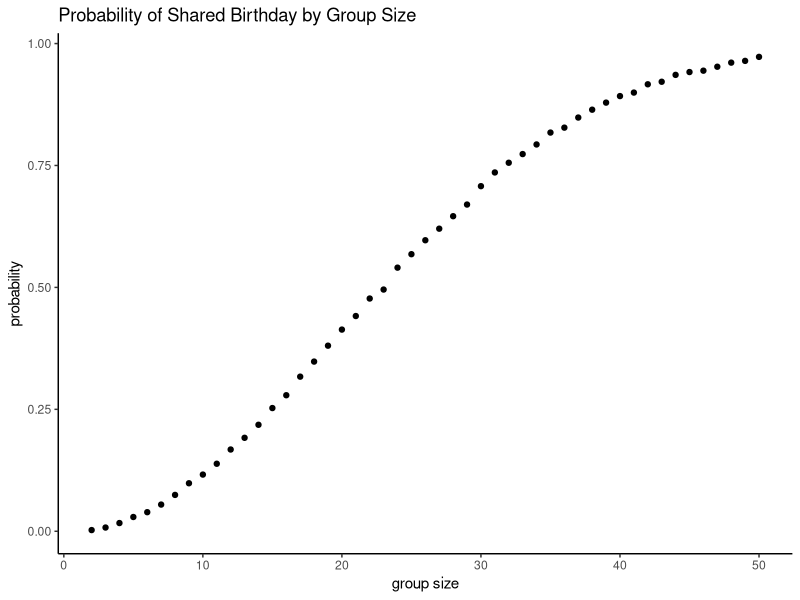

Generate this figure with R:
## ---- chunk 1
library(tidyverse)
set.seed(1)
## ---- chunk 2
bday_sim = function(n) {
  birthdays = sample(1:365, size = n, replace = T)
  if (n_distinct(birthdays) < n) {
    T
  } else {
    F
  }
}
bday_sim(2)
bday_sim(50)
## ---- chunk 3
sim_results_df =
  expand_grid(
    group_size = 2:50,
    iter = 1:10000
  ) |>
  mutate(
    shared_bday = map(group_size, bday_sim)
  ) |>
  unnest(shared_bday)

head(sim_results_df)
## ---- chunk 4
sim_summary = 
  sim_results_df |> 
  group_by(group_size) |> 
  summarize(prob_shared = mean(shared_bday))

head(sim_summary)
## ---- chunk 5
sim_summary |> 
  ggplot(aes(group_size, prob_shared)) +
  geom_point() +
  labs(title = "Probability of Shared Birthday by Group Size",
       x = "group size",
       y = "probability") +
  theme_classic()
## ---- chunk 6
all_df = 
  tibble(files = list.files("data/"),
         path = str_c("data/", files)
  )

all_df =
  all_df |>
  mutate(data = map(path, read_csv)) |>
  unnest(cols = "data")
